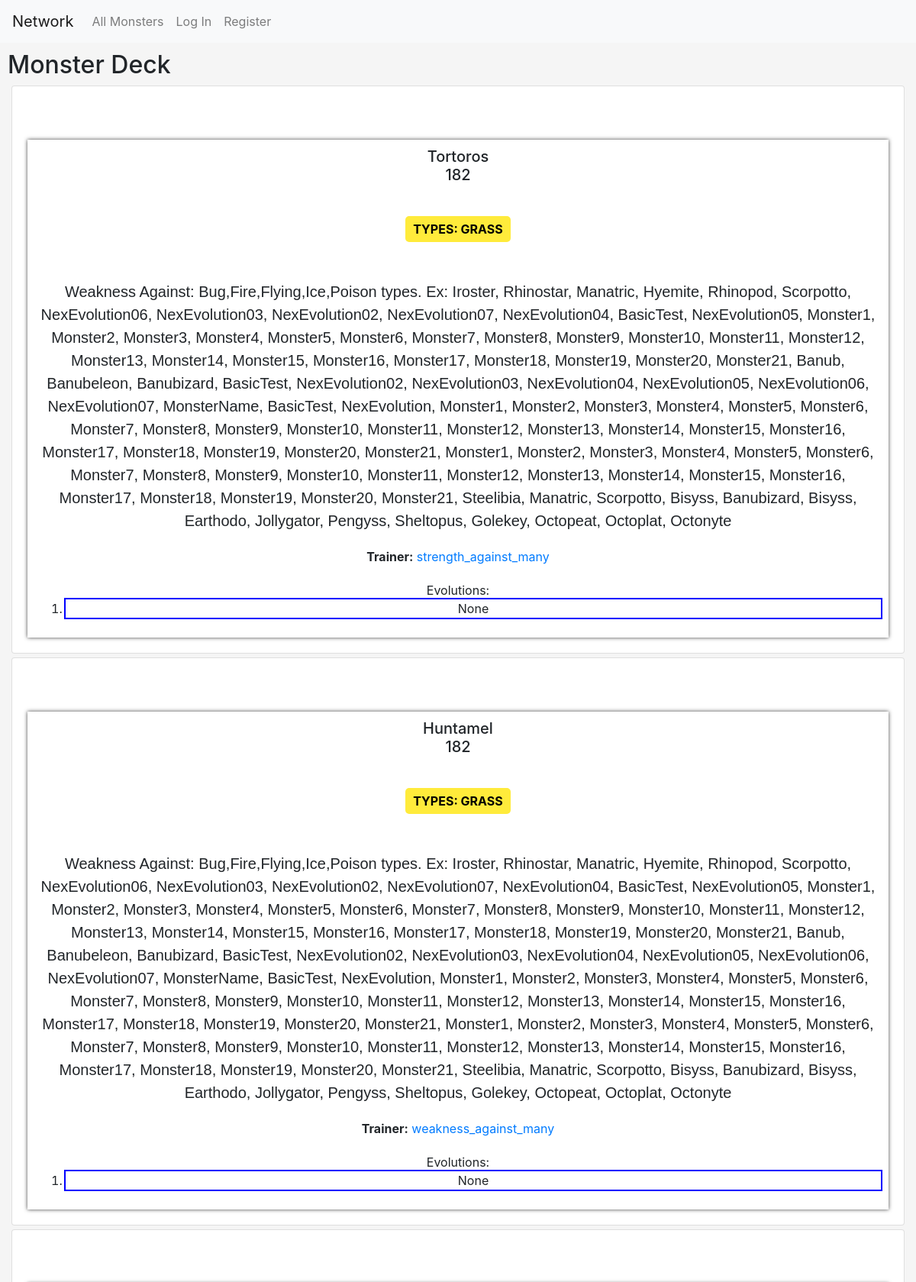
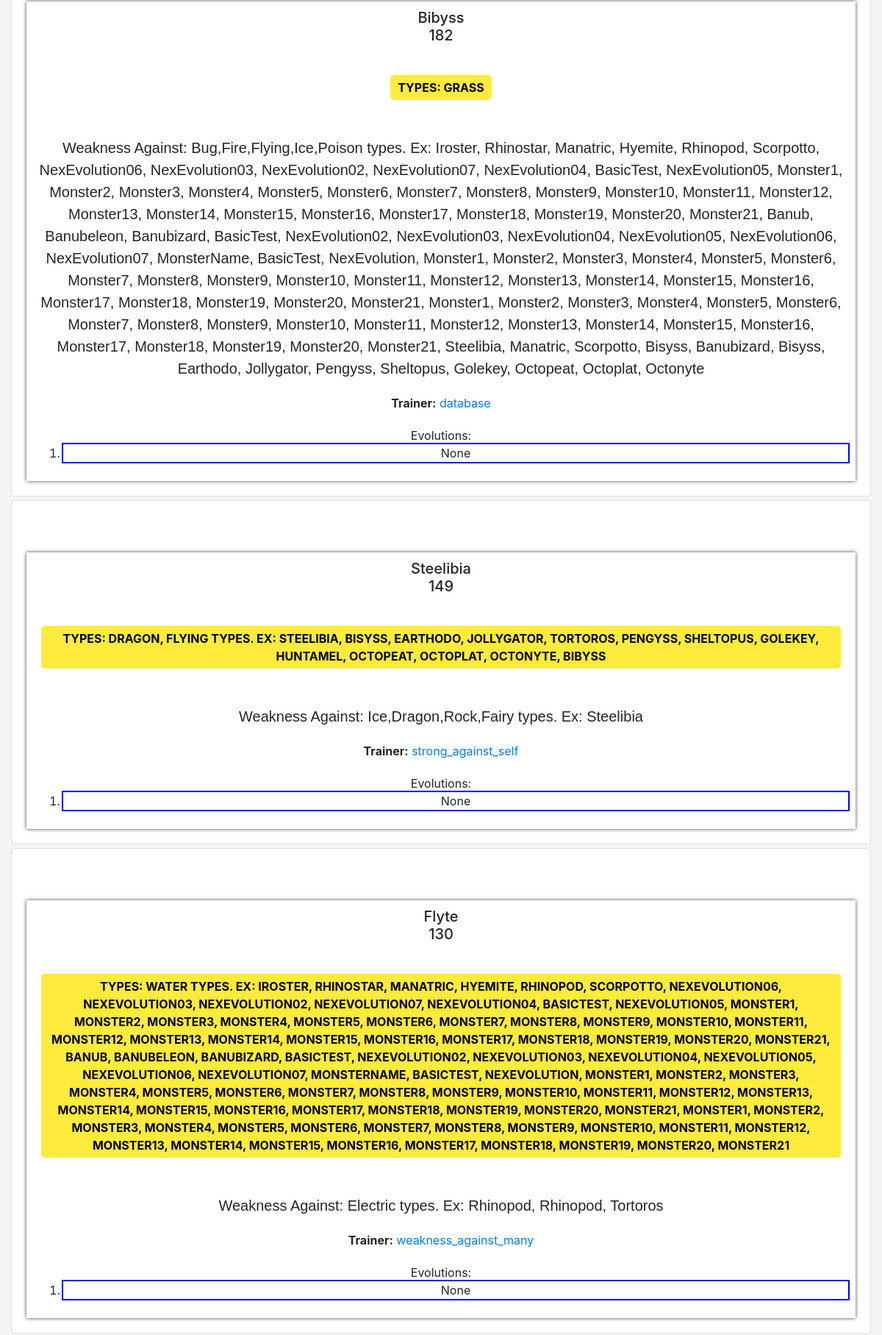
The page / (upper part) on the database its author committed (2 pictures, top to bottom).
### network/models.py (models this page shows, shortened)
class Monster(models.Model):
  evolution_instances = []
  monster_id = models.TextField()
  name = models.TextField()
  types = models.TextField()
  weaknesses = models.TextField()
  trainer = models.ForeignKey("User", on_delete=models.CASCADE, related_name="trains")
  evolutions = models.TextField(default="")
  def get_strong_against(self):
    strong_against = []
    for strength in self.types.split(","):
      monsters_strong_against = Monster.objects.filter(weaknesses__icontains=strength)
      strong_against += [obj.name for obj in monsters_strong_against]
    separator = ', '
    strong_against_string = separator.join(strong_against)
    if len(strong_against_string) > 0:
      types_prettier = ", ".join(self.types.split(","))
      return f"{types_prettier} types. Ex: {strong_against_string}"
    else:
      return self.types
  def get_monsters_weak_against(self):
    weak_against = []
    for weakness in self.weaknesses.split(","):
      monsters_weak_against = Monster.objects.filter(types__icontains=weakness)
      weak_against += [obj.name for obj in monsters_weak_against]
    separator = ', '
    weak_against = separator.join(weak_against)
    if len(weak_against) > 0:
      return f"{self.weaknesses} types. Ex: {weak_against}"
    else:
      return self.weaknesses
  def get_children(self, lineage = ""):
    children = []
    monster = Monster.objects.filter(monster_id=self.monster_id).first()
    def get_children_helper(monster = None, lineage=""):
      evolutions_list = monster.evolutions.split(",")
      if len(lineage) > 0:
        lineage += f" > {monster.name}"
      else:
        lineage = monster.name
      if len(evolutions_list) == 0 or evolutions_list == [""]:
        return lineage
      for child_id in evolutions_list:
        child = Monster.objects.filter(monster_id=child_id).first()
        future_generations = get_children_helper(child, lineage)
        children.append(future_generations)
    get_children_helper(monster)
    children = list(filter(lambda x: x != None, children))
    if len(children) == 0:
      return ["None"]
    return children

class User(AbstractUser):
  following = models.ManyToManyField("User", related_name="followers")

### network/views.py (the view)
# urls.py: path("", views.index, name="index"),
def index(request):
    print('inside index')
    monsters = Monster.objects.order_by("-monster_id").all()
    return show_monsters("Monster Deck", request, monsters)

### network/views.py (called while the page is built)
def show_monsters(title, request, monsters, profile=None):
    print("inside show_monsters")
    page_index = request.GET.get("page", 1)
    paginator = Paginator(monsters, 5)
    page = paginator.page(page_index)
    return render(request, "network/index.html", {
        "title": title,
        "page": page,
        "profile": profile,
        "show_new_monster": (
            request.user.is_authenticated and
            (profile is None or profile == request.user)
        )
    })

### network/templates/network/index.html (shortened to what this page needs)
{% extends "network/layout.html" %}
{% load static %}
{% block body %}
    <h2>{{ title }}</h2>
    {% for monster in page.object_list %}
        <div class="card">
            <div class="card-body">
              <table>
                <tr>
                  <td colspan="2">
                    <h5 class="card-title">
                      <div data-monster="{{ monster.name }}" class="monster-name">{{ monster.name }}</div>
                      <div data-monster="{{ monster.monster_id }}" class="monster-id">{{ monster.monster_id }}</div>
                    </h5>
                  </td>
                </tr>
                <tr>
                  <td>
                    <div data-types="{{ monster.types }}" class="monster-types card-type electric">Types: {{ monster.get_strong_against }}</div>
                  </td>
                </tr>
                <tr>
                  <td>
                    <div data-weaknesses="{{ monster.weaknesses }}" class="monster-weaknesses card-info">Weakness Against: {{ monster.get_monsters_weak_against }}</div>
                  </td>
                </tr>
                  <td>
                    <div data-trainer="{{ monster.trainer }}" class="monster-trainer">
                      <b>Trainer:</b> <a href="{% url 'user' monster.trainer.username %}">{{ monster.trainer.username }}</a>
                    </div>
                  </td>
                <tr>
                  <td>
                    <div data-evolutions="{{ monster.evolutions }}" class="monster-evolutions">Evolutions: </div>
                    <ol>
                    {% for evolution in monster.get_children %}
                      <li><div style="outline: 2px solid blue;">{{ evolution }}</div></li>
                    {% endfor %}
                    </ol>
                  </td>
                </tr>
              </table>
            </div>
        </div>
    {% endfor %}
{% endblock %}

### network/templates/network/layout.html (shortened to what this page needs)
{% load static %}
<!DOCTYPE html>
<html lang="en">
    <head>
        <link rel="stylesheet" href="https://stackpath.bootstrapcdn.com/bootstrap/4.4.1/css/bootstrap.min.css">
        <link rel="stylesheet" href="https://cdnjs.cloudflare.com/ajax/libs/font-awesome/4.7.0/css/font-awesome.min.css">
        <link href="{% static 'network/styles.css' %}" rel="stylesheet">
    </head>
    <body>
        <nav class="navbar navbar-expand-lg navbar-light bg-light">
            <a class="navbar-brand" href="#">Network</a>
            <div>
              <ul class="navbar-nav mr-auto">
                <li class="nav-item">
                  <a class="nav-link" href="{% url 'index' %}">All Monsters</a>
                </li>
                {% if user.is_authenticated %}
                    <li class="nav-item">
                        <a class="nav-link" href="{% url 'following' %}">Following</a>
                    </li>
                    <li class="nav-item">
                        <a class="nav-link" href="{% url 'logout' %}">Log Out</a>
                    </li>
                {% else %}
                    <li class="nav-item">
                        <a class="nav-link" href="{% url 'login' %}">Log In</a>
                    </li>
                    <li class="nav-item">
                        <a class="nav-link" href="{% url 'register' %}">Register</a>
                    </li>
                {% endif %}
              </ul>
            </div>
          </nav>
        <div class="body">
            {% block body %}
            {% endblock %}
        </div>
    </body>
</html>

### network/static/network/styles.css (style rules this page uses)
.body { margin: 10px; }
.card { margin: 5px; }
body { background-color: #F5F5F5; }
table { background-color: #FFFFFF; border-collapse: collapse; box-shadow: 0px 0px 5px 0px rgba(0,0,0,0.75); margin: auto; margin-top: 50px; }
td { padding: 10px; text-align: center; vertical-align: middle; }
.card-info { font-family: Arial, sans-serif; font-size: 20px; margin-top: 20px; text-align: center; }
.card-type { background-color: #FFCC00; border-radius: 5px; color: #FFFFFF; display: inline-block; font-size: 16px; font-weight: bold; margin: 10px; padding: 5px 10px; text-transform: uppercase; }
.card-type.electric { background-color: #FFEB3B; color: #000000; }
ul { list-style: none; }

### rows shown on the page
Monster: name "Tortoros", monster_id "182", get_strong_against "GRASS", get_monsters_weak_against "Bug,Fire,Flying,Ice,Poison types. Ex: Iroster, Rhinostar, Manatric, Hyemite, Rhinopod, Scorpotto, NexEvolution06, NexEvolution03, NexEvolution02, NexEvolution07, NexEvolution04, BasicTest, NexEvolution05, Monster1, Monster2, Monster3, Monster4, Monster5, Monster6, Monster7, Monster8, Monster9, Monster10, Monster11, Monster12, Monster13, Monster14, Monster15, Monster16, Monster17, Monster18, Monster19, Monster20, Monster21, Banub, Banubeleon, Banubizard, BasicTest, NexEvolution02, NexEvolution03, NexEvolution04, NexEvolution05, NexEvolution06, NexEvolution07, MonsterName, BasicTest, NexEvolution, Monster1, Monster2, Monster3, Monster4, Monster5, Monster6, Monster7, Monster8, Monster9,…", trainer.username "strength_against_many", get_children "None"
Monster: name "Huntamel", monster_id "182", get_strong_against "GRASS", get_monsters_weak_against "Bug,Fire,Flying,Ice,Poison types. Ex: Iroster, Rhinostar, Manatric, Hyemite, Rhinopod, Scorpotto, NexEvolution06, NexEvolution03, NexEvolution02, NexEvolution07, NexEvolution04, BasicTest, NexEvolution05, Monster1, Monster2, Monster3, Monster4, Monster5, Monster6, Monster7, Monster8, Monster9, Monster10, Monster11, Monster12, Monster13, Monster14, Monster15, Monster16, Monster17, Monster18, Monster19, Monster20, Monster21, Banub, Banubeleon, Banubizard, BasicTest, NexEvolution02, NexEvolution03, NexEvolution04, NexEvolution05, NexEvolution06, NexEvolution07, MonsterName, BasicTest, NexEvolution, Monster1, Monster2, Monster3, Monster4, Monster5, Monster6, Monster7, Monster8, Monster9,…", trainer.username "weakness_against_many", get_children "None"
Monster: name "Bibyss", monster_id "182", get_strong_against "GRASS", get_monsters_weak_against "Bug,Fire,Flying,Ice,Poison types. Ex: Iroster, Rhinostar, Manatric, Hyemite, Rhinopod, Scorpotto, NexEvolution06, NexEvolution03, NexEvolution02, NexEvolution07, NexEvolution04, BasicTest, NexEvolution05, Monster1, Monster2, Monster3, Monster4, Monster5, Monster6, Monster7, Monster8, Monster9, Monster10, Monster11, Monster12, Monster13, Monster14, Monster15, Monster16, Monster17, Monster18, Monster19, Monster20, Monster21, Banub, Banubeleon, Banubizard, BasicTest, NexEvolution02, NexEvolution03, NexEvolution04, NexEvolution05, NexEvolution06, NexEvolution07, MonsterName, BasicTest, NexEvolution, Monster1, Monster2, Monster3, Monster4, Monster5, Monster6, Monster7, Monster8, Monster9,…", trainer.username "database", get_children "None"
Monster: name "Steelibia", monster_id "149", get_strong_against "DRAGON, FLYING TYPES. EX: STEELIBIA, BISYSS, EARTHODO, JOLLYGATOR, TORTOROS, PENGYSS, SHELTOPUS, GOLEKEY, HUNTAMEL, OCTOPEAT, OCTOPLAT, OCTONYTE, BIBYSS", get_monsters_weak_against "Ice,Dragon,Rock,Fairy types. Ex: Steelibia", trainer.username "strong_against_self", get_children "None"
Monster: name "Flyte", monster_id "130", get_strong_against "WATER TYPES. EX: IROSTER, RHINOSTAR, MANATRIC, HYEMITE, RHINOPOD, SCORPOTTO, NEXEVOLUTION06, NEXEVOLUTION03, NEXEVOLUTION02, NEXEVOLUTION07, NEXEVOLUTION04, BASICTEST, NEXEVOLUTION05, MONSTER1, MONSTER2, MONSTER3, MONSTER4, MONSTER5, MONSTER6, MONSTER7, MONSTER8, MONSTER9, MONSTER10, MONSTER11, MONSTER12, MONSTER13, MONSTER14, MONSTER15, MONSTER16, MONSTER17, MONSTER18, MONSTER19, MONSTER20, MONSTER21, BANUB, BANUBELEON, BANUBIZARD, BASICTEST, NEXEVOLUTION02, NEXEVOLUTION03, NEXEVOLUTION04, NEXEVOLUTION05, NEXEVOLUTION06, NEXEVOLUTION07, MONSTERNAME, BASICTEST, NEXEVOLUTION, MONSTER1, MONSTER2, MONSTER3, MONSTER4, MONSTER5, MONSTER6, MONSTER7, MONSTER8, MONSTER9, MONSTER10, MONSTER11,…", get_monsters_weak_against "Electric types. Ex: Rhinopod, Rhinopod, Tortoros", trainer.username "weakness_against_many", get_children "None"

### other values the page prints
{{ title }} "Monster Deck"
